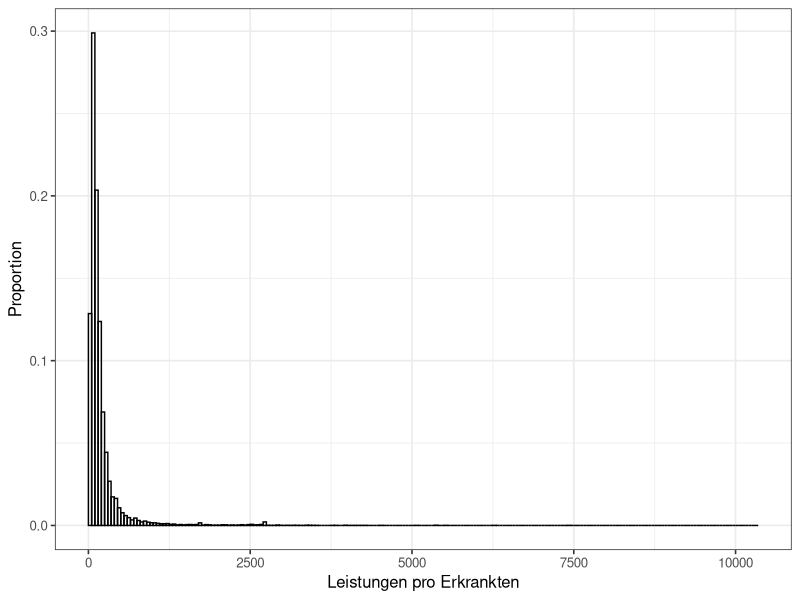
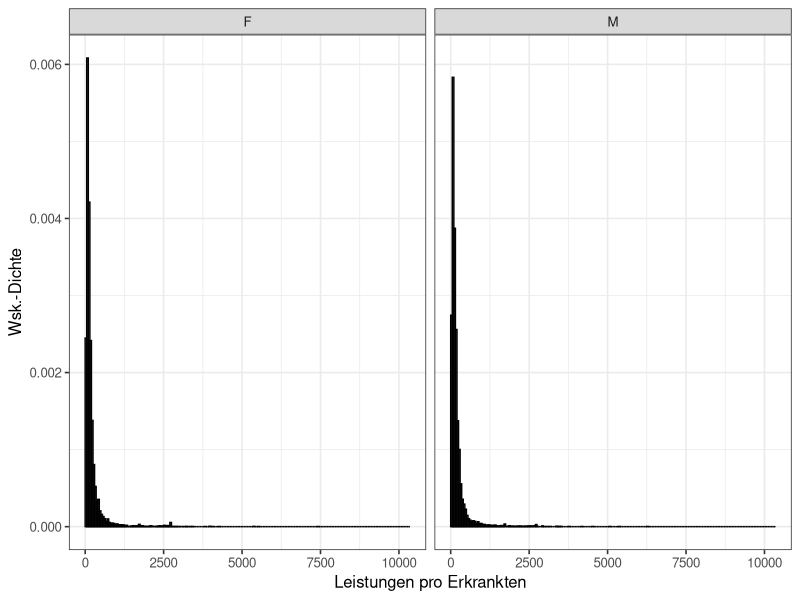
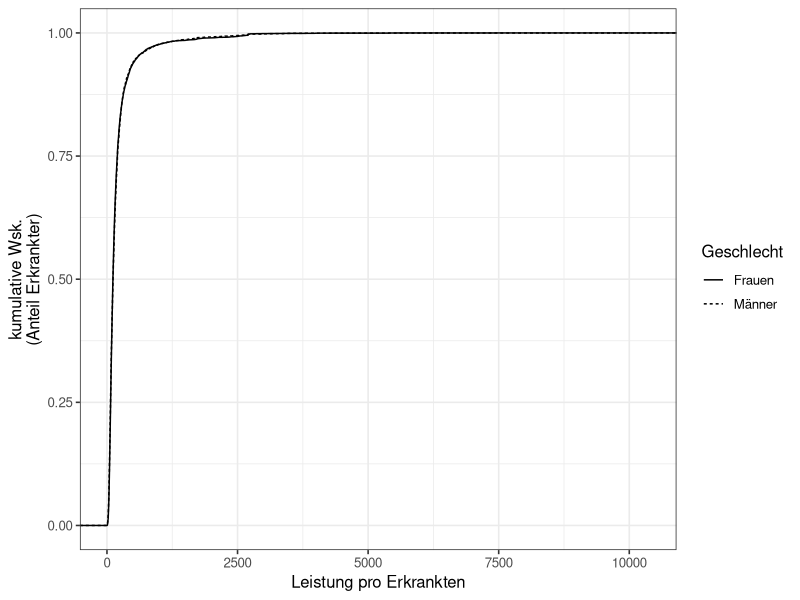
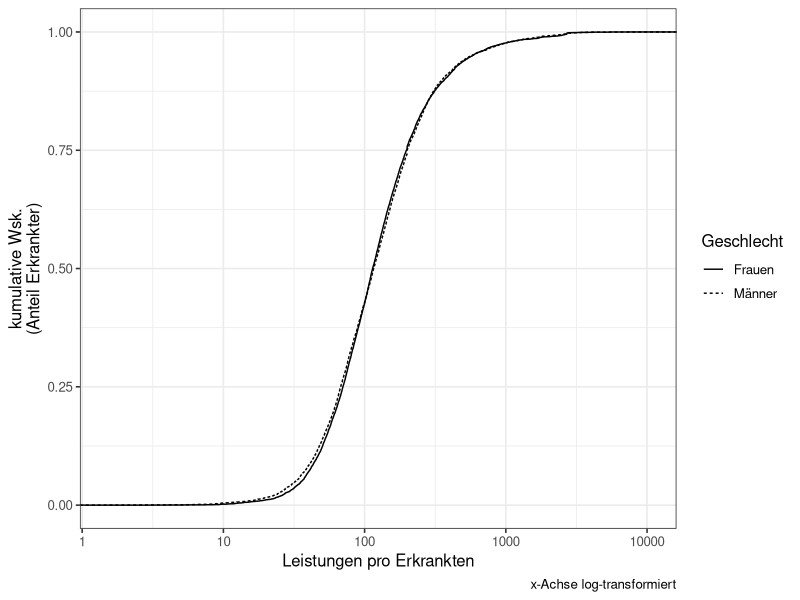
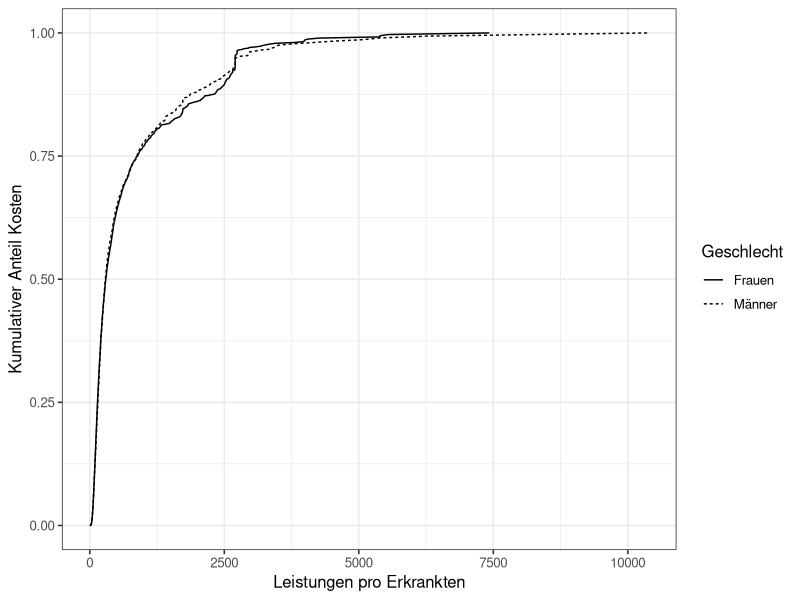
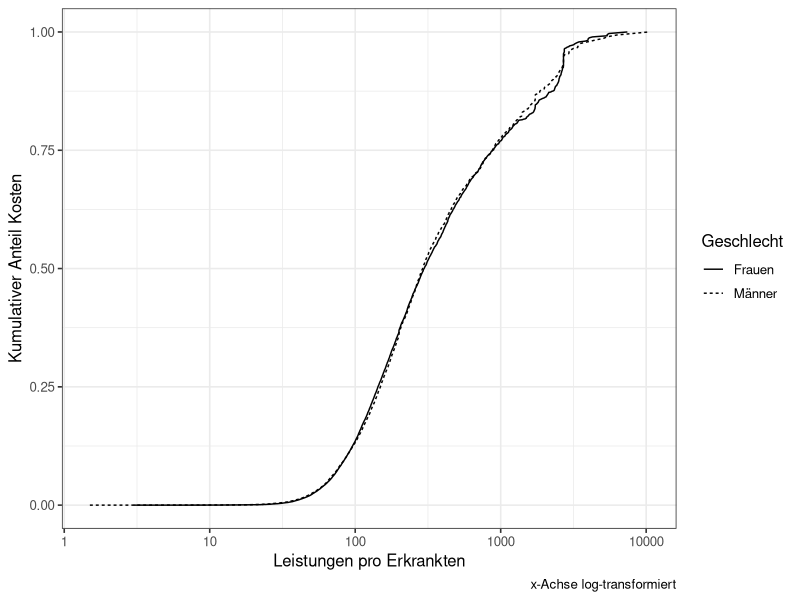
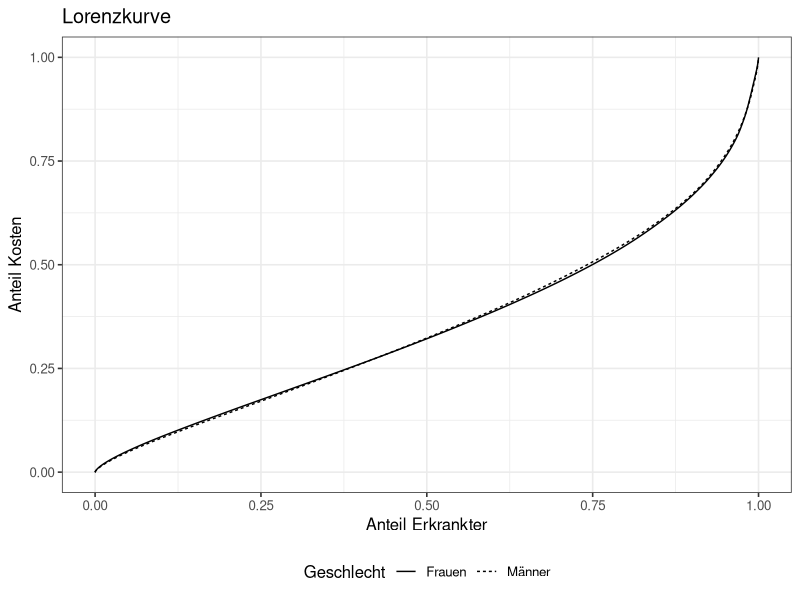
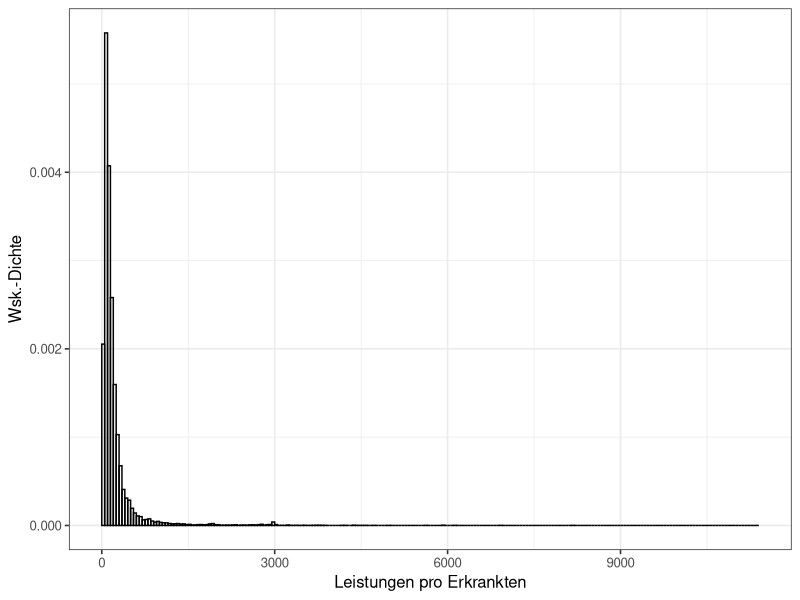

R code for these plots, in order:
#' ---
#' author: 'Jan Vanhove'
#' title: 'Übungen Skript'
#' output: 
#'  html_document:
#'    toc: true
#'    toc_float: true
#'    number_sections: true
#'    theme: sandstone
#'    highlight: tango
#'    dev: svg
#'    df_print: paged
#' ---
#' 
#' # Übung 1
#' Mit $B$ der Anzahl Belege pro Versicherten ($\mathbb{E}(B) = 7$) gilt
#' \begin{align*}
#'  \mathbb{E}(s)
#'  &= \mathbb{E}(s_i) \\
#'  &= \mathbb{E}(\mathbb{E}(s_i | B)) \\
#'  &= \mathbb{E}(300B) \\
#'  &= 2100.
#' \end{align*}
#' Weiter
#' \begin{align*}
#'  \textrm{Var}(s)
#'  &= \textrm{Var}(s_i) \\
#'  &= \textrm{Var}(s_i | B))
#'      + \mathbb{E}(\textrm{Var}(s_i | B)) \\
#'  &= \textrm{Var}(300B) + \mathbb{E}(100B) \\
#'  &= 300^2 \cdot \textrm{Var}(B) + 700.
#' \end{align*}
#' Ich gehe davon aus, dass $B \equiv 7$ gemeint ist (statt $\textrm{Var}(B) > 0$). 
#' Sonst ergibt der Rest nicht wahnsinnig viel Sinn.
#' 
#' Tschebyscheff: Setze $k = 1/\sqrt{20}$ und erhalte

k <- 1 / sqrt(20)
L <- 50000
L * 2100 + c(-1, 1) * k * sqrt(L) * 700

#' Also 
#' 
#' $$\mathbb{P}\left(S \ni [104965000, 105035000]\right) \geq 0.95.$$
#' 
#' Mit einer Normalverteilung: $\mathbb{E}(S) = L\mathbb{E}(s) = 50000 \cdot 2100$
#' und
#' 
#' \begin{align*}
#'  \textrm{Var}(S) 
#'  &= \textrm{Var}\left(\sum_{i=1}^{L} s_i\right) \\
#'  &= \sum_{i=1}^L \textrm{Var}(s_i) \\
#'  &= 700 \cdot L.
#' \end{align*}

qnorm(c(0.025, 0.975), L * 2100, sqrt(700*L))

#' Also 
#' 
#' $$\mathbb{P}\left(S \ni [104988405, 105011595]\right) = 0.95.$$
#' 
#' # Übung 2

library(tidyverse)
theme_set(theme_bw(12))
d <- read_table("uebung_02.txt")

# Je nachdem, ob wir Proportionen oder Dichten brauchen:
d |> 
  ggplot(aes(x = leis,
             # y = after_stat(density))) +
             y = after_stat(count / sum(count)))) + 
  geom_histogram(
    fill = NA,
    col = "black",
    breaks = seq(0, max(d$leis), by = 50)
    ) +
  xlab("Leistungen pro Erkrankten") +
  # ylab("Wsk.-Dichte")
  ylab("Proportion")

d |> 
  ggplot(aes(x = leis,
             y = after_stat(density))) +
  geom_histogram(
    fill = NA,
    col = "black",
    breaks = seq(0, max(d$leis), by = 50)
  ) +
  facet_wrap(facets = vars(sex)) +
  xlab("Leistungen pro Erkrankten") +
  ylab("Wsk.-Dichte")

d |> 
  ggplot(aes(x = leis,
             linetype = sex)) +
  stat_ecdf() +
  scale_linetype_discrete(
    name = "Geschlecht",
    labels = c("Frauen", "Männer")
  ) +
  xlab("Leistung pro Erkrankten") +
  ylab("kumulative Wsk.\n(Anteil Erkrankter)")

d |> 
  ggplot(aes(x = leis,
             linetype = sex)) +
  stat_ecdf() +
  scale_x_log10() +
  scale_linetype_discrete(
    name = "Geschlecht",
    labels = c("Frauen", "Männer")
  ) +
  xlab("Leistungen pro Erkrankten") +
  ylab("kumulative Wsk.\n(Anteil Erkrankter)") +
  labs(caption = "x-Achse log-transformiert")

d |> 
  group_by(sex) |> 
  arrange(leis) |> 
  mutate(cumprop_leis = cumsum(leis) / sum(leis)) |> 
  ggplot(aes(x = leis, y = cumprop_leis,
             linetype = sex)) +
  geom_line() +
  scale_linetype_discrete(
    name = "Geschlecht",
    labels = c("Frauen", "Männer")
  ) +
  xlab("Leistungen pro Erkrankten") +
  ylab("Kumulativer Anteil Kosten")

d |> 
  group_by(sex) |> 
  arrange(leis) |> 
  mutate(cumprop_leis = cumsum(leis) / sum(leis)) |> 
  ggplot(aes(x = leis, y = cumprop_leis,
             linetype = sex)) +
  geom_line() +
  scale_x_log10() +
  scale_linetype_discrete(
    name = "Geschlecht",
    labels = c("Frauen", "Männer")
  ) +
  xlab("Leistungen pro Erkrankten") +
  ylab("Kumulativer Anteil Kosten") +
  labs(caption = "x-Achse log-transformiert")

d |> 
  group_by(sex) |> 
  arrange(leis) |> 
  mutate(n = 1:n()) |> 
  mutate(
    cumprop_n = cumsum(n) / sum(n),
    cumprop_leis = cumsum(leis) / sum(leis)
    ) |> 
  ggplot(aes(x = cumprop_n,
             y = cumprop_leis,
             linetype = sex)) +
  geom_line() +
  scale_linetype_discrete(
    name = "Geschlecht",
    labels = c("Frauen", "Männer")
    ) +
  xlab("Anteil Erkrankter") +
  ylab("Anteil Kosten") +
  ggtitle("Lorenzkurve") +
  theme(legend.position = "bottom")

#' Leistungszunahme von 10%:
#' Einfach überall `leis` durch `1.1*leis` ersetzen.

d |> 
  ggplot(aes(x = 1.1*leis,
             y = after_stat(density))) +
  geom_histogram(
    fill = NA,
    col = "black",
    breaks = seq(0, max(1.1*d$leis), by = 50)
  ) +
  xlab("Leistungen pro Erkrankten") +
  ylab("Wsk.-Dichte")

d |> 
  ggplot(aes(x = 1.1*leis,
             y = after_stat(density))) +
  geom_histogram(
    fill = NA,
    col = "black",
    breaks = seq(0, max(1.1*d$leis), by = 50)
  ) +
  facet_wrap(facets = vars(sex)) +
  xlab("Leistungen pro Erkrankten") +
  ylab("Wsk.-Dichte")

d |> 
  ggplot(aes(x = 1.1*leis,
             linetype = sex)) +
  stat_ecdf() +
  ylab("kumulative Wsk.\n(Anteil Erkrankter)") +
  ylab("kumulative Wsk.")

d |> 
  ggplot(aes(x = 1.1*leis,
             linetype = sex)) +
  stat_ecdf() +
  scale_x_log10() +
  xlab("Leistungen pro Erkrankten") +
  ylab("kumulative Wsk.\n(Anteil Erkrankter)") +
  labs(caption = "x-Achse log-transformiert")

d |> 
  group_by(sex) |> 
  arrange(leis) |> 
  mutate(n = 1:n()) |> 
  mutate(
    cumprop_n = cumsum(n) / sum(n),
    cumprop_leis = cumsum(1.1*leis) / sum(1.1*leis)
  ) |> 
  ggplot(aes(x = cumprop_n,
             y = cumprop_leis,
             linetype = sex)) +
  geom_line() +
  scale_linetype_discrete(
    name = "Geschlecht",
    labels = c("Frauen", "Männer")
  ) +
  xlab("Anteil Erkrankter") +
  ylab("Anteil Kosten") +
  ggtitle("Lorenzkurve") +
  theme(legend.position = "bottom")

#' # Übung 3
#' Die Warnungen betreffen trailing spaces.
d <- read_table("uebung_03.txt")
d |> 
  ggplot(aes(x = apoth,
             y = sd,
             label = kt)) +
  geom_text() +
  xlab("Anzahl Apotheken pro 1'000 Einw.") +
  ylab("Anteil Medikamentenkosten")

d <- d |> 
  mutate(
    region = case_when(
      kt %in% c("FR", "GE", "JU", "NE",
                "TI", "VD", "VS") ~ "lateinische Schweiz",
      .default = "Deutschschweiz"
    )
  )

d |> 
  ggplot(aes(x = apoth,
             y = sd)) +
  geom_text(aes(label = kt)) +
  facet_wrap(facets = vars(region)) +
  geom_smooth(method = "lm") +
  xlab("Anzahl Apotheken pro 1'000 Einw.") +
  ylab("Anteil Medikamentenkosten")

ueb3.lm <- lm(sd ~ region * apoth, d)
par(mfrow = c(2, 2))
plot(ueb3.lm)
par(mfrow = c(1, 1))

#' Abgesehen von Aargau (1) und Basel-Stadt (6)
#' ist der Fit noch recht okay.
#' 
#' # Restliche Übungen
#' Noch nicht gemacht.